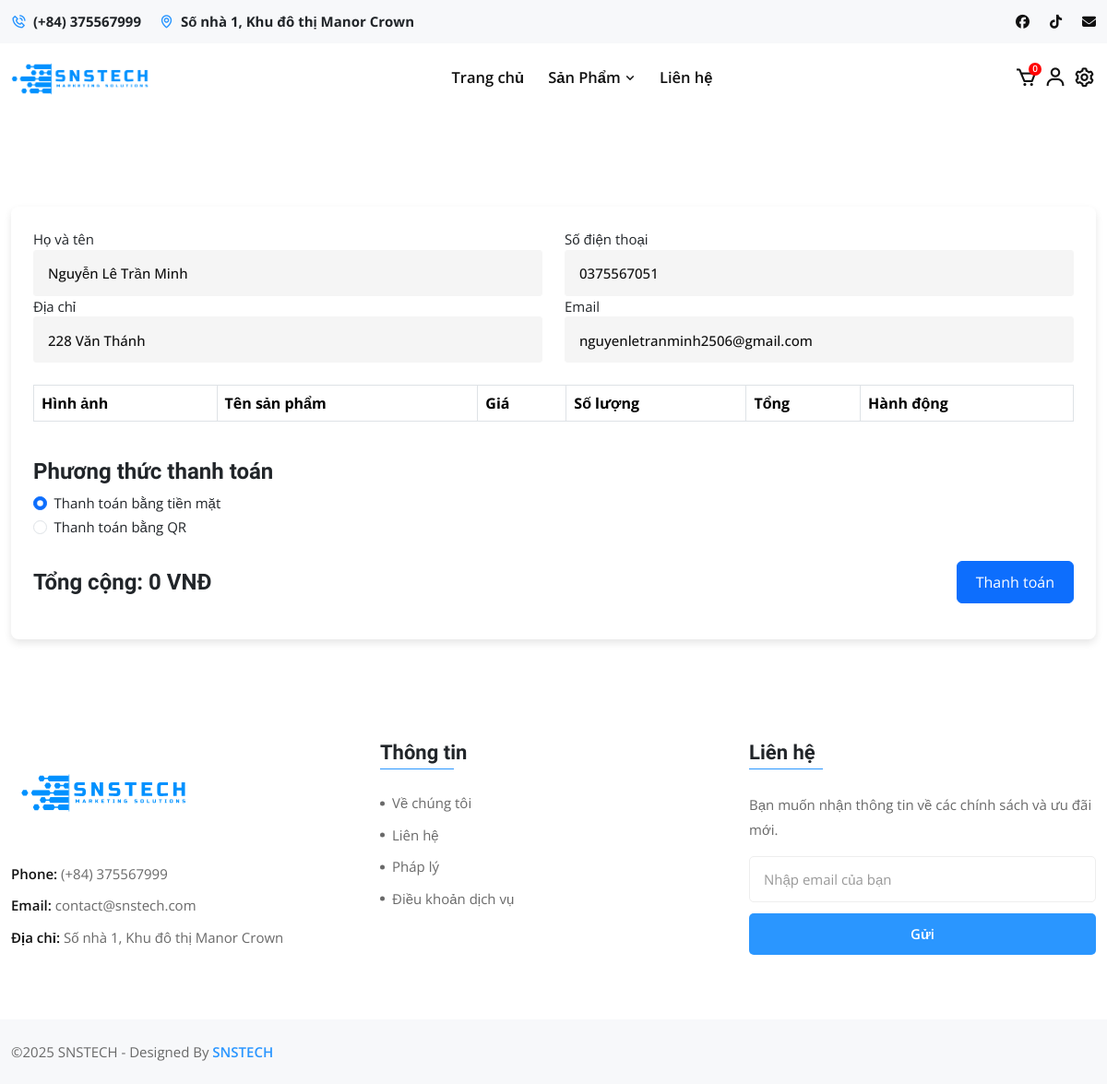
The app's page /page/checkout.php (signed in) with its own data.
### tables this page shows
CREATE TABLE IF NOT EXISTS `settings` (
  `id` int NOT NULL AUTO_INCREMENT,
  `website_name` varchar(255) NOT NULL,
  `phone` int NOT NULL,
  `address` text NOT NULL,
  `email` varchar(255) NOT NULL,
  `logo` varchar(255) DEFAULT NULL,
  `updated_at` datetime NOT NULL,
  PRIMARY KEY (`id`),
  UNIQUE KEY `uk_settings` (`id`)
);

CREATE TABLE IF NOT EXISTS `users` (
  `id` int NOT NULL AUTO_INCREMENT,
  `name` varchar(100) NOT NULL,
  `email` varchar(100) NOT NULL,
  `password` varchar(255) NOT NULL,
  `created_at` timestamp NULL DEFAULT CURRENT_TIMESTAMP,
  `level` int DEFAULT '1',
  `phone` varchar(15) DEFAULT NULL,
  `address` text,
  PRIMARY KEY (`id`),
  UNIQUE KEY `email` (`email`)
);

### config.php (called while the page is built)
<?php
$host = 'localhost';
$dbname = 'snstech';
$username = 'root';
$password = '';
try {
    $pdo = new PDO("mysql:host=$host;dbname=$dbname", $username, $password);
    $pdo->setAttribute(PDO::ATTR_ERRMODE, PDO::ERRMODE_EXCEPTION);
} catch (PDOException $e) {
    echo "Kết nối thất bại: " . $e->getMessage();
}
try {
    $settings = $pdo->query("SELECT website_name, phone, address, email, logo FROM settings LIMIT 1")->fetch(PDO::FETCH_ASSOC);
} catch (Exception $e) {
    error_log("Error fetching settings: " . $e->getMessage());
    $settings = null;
}
?>

### page/checkout.php (the view, shortened to what this page needs)
<?php
include '../config.php';
include './../include/head.php';
$user = null;
if (isset($_SESSION['user_id'])) {
    try {
        $stmt = $pdo->prepare("SELECT name, phone, address, email FROM users WHERE id = ?");
        $stmt->execute([$_SESSION['user_id']]);
        $user = $stmt->fetch(PDO::FETCH_ASSOC);
    } catch (Exception $e) {
        error_log("Error fetching user: " . $e->getMessage());
    }
}
?>
<body cz-shortcut-listen="true">
    <?php include '../include/tophead.php'; ?>
    <?php include '../include/topbar.php'; ?>
    <section class="cart-area pt-70 pb-40" style="padding-top: 100px;">
        <div class="container">
            <div class="row">
                <div class="col-12">
                    <div class="cart-container bg-white" style="background-color: #ffffff; padding: 1.5rem; border-radius: 8px; box-shadow: 0 4px 8px rgba(0, 0, 0, 0.1);">
                        <form id="checkout-form">
                            <div class="row">
                                <div class="form-group col-md-6">
                                    <label>Họ và tên</label>
                                    <input type="text" id="name" name="name" class="form-control" placeholder="Nhập họ và tên" value="<?php echo isset($user['name']) ? htmlspecialchars($user['name']) : ''; ?>" required>
                                </div>
                                <div class="form-group col-md-6">
                                    <label>Số điện thoại</label>
                                    <input type="tel" id="phone" name="phone" class="form-control" placeholder="Nhập số điện thoại" pattern="[0-9]{10,11}" value="<?php echo isset($user['phone']) ? htmlspecialchars($user['phone']) : ''; ?>" required>
                                </div>
                                <div class="form-group col-md-6">
                                    <label>Địa chỉ</label>
                                    <input type="text" id="address" name="address" class="form-control" placeholder="Nhập địa chỉ" value="<?php echo isset($user['address']) ? htmlspecialchars($user['address']) : ''; ?>" required>
                                </div>
                                <div class="form-group col-md-6">
                                    <label>Email</label>
                                    <input type="email" id="email" name="email" class="form-control" placeholder="Nhập email" value="<?php echo isset($user['email']) ? htmlspecialchars($user['email']) : ''; ?>" required>
                                </div>
                            </div>
                            <div id="cart-items" class="table-responsive mt-4">
                                <table class="table table-bordered">
                                    <thead>
                                        <tr>
                                            <th>Hình ảnh</th>
                                            <th>Tên sản phẩm</th>
                                            <th>Giá</th>
                                            <th>Số lượng</th>
                                            <th>Tổng</th>
                                            <th>Hành động</th>
                                        </tr>
                                    </thead>
                                </table>
                            </div>
                            <div class="mt-4">
                                <h4>Phương thức thanh toán</h4>
                                <div class="form-check">
                                    <input class="form-check-input" type="radio" name="payment_method" id="cash" value="cash" checked>
                                    <label class="form-check-label" for="cash">Thanh toán bằng tiền mặt</label>
                                </div>
                                <div class="form-check">
                                    <input class="form-check-input" type="radio" name="payment_method" id="qr" value="qr">
                                    <label class="form-check-label" for="qr">Thanh toán bằng QR</label>
                                </div>
                            </div>
                            <div class="mt-4" style="display: flex; justify-content: space-between; align-items: center; flex-wrap: nowrap; gap: 1rem;">
                                <h4 style="margin: 0; white-space: nowrap;">Tổng cộng: <span id="cart-total">0 VNĐ</span></h4>
                                <button type="submit" class="btn btn-primary" style="padding: 10px 20px; white-space: nowrap;">Thanh toán</button>
                            </div>
                        </form>
                    </div>
                </div>
            </div>
        </div>
    </section>
    <?php include './../include/footer.php'; ?>
</body>
</html>

### include/tophead.php
<div class="top-header">
        <div class="container">
            <div class="row align-items-center">
                <div class="col-lg-6 col-md-7">
                    <ul class="top-header-contact-info">
                        <li><i class="bx bx-phone-call"></i><b>(+84) <?php echo isset($settings['phone']) && $settings['phone'] ? htmlspecialchars($settings['phone']) : 'Chưa cài đặt'; ?></b>
                        </li>
                        <li><i class="bx bx-map"></i><b><?php echo isset($settings['address']) && $settings['address'] ? htmlspecialchars($settings['address']) : 'Chưa cài đặt'; ?></b>
                        </li>
                    </ul>
                </div>
                <div class="col-lg-6 col-md-5">
                    <ul class="top-header-menu">
                        <li><a href="#"><i class="fa-brands fa-facebook"></i></a>
                        </li>
                        <li><a href="#"><i class="fa-brands fa-tiktok"></i></a>
                        </li>
                        <li><a href="#"><i class="fa-solid fa-envelope"></i></a>
                        </li>
                    </ul>
                </div>
            </div>
        </div>
    </div>

### include/topbar.php (shortened to what this page needs)
<div class="navbar-area">
    <div class="drodo-nav">
        <div class="container">
            <nav class="navbar navbar-expand-md navbar-light">
                <a href="/">
                    <?php echo isset($settings['logo']) && $settings['logo'] ? '<img src="' . htmlspecialchars($settings['logo']) . '" alt="Logo" style="max-width: 150px;">' : 'Chưa cài đặt'; ?>
                </a>
                <div class="collapse navbar-collapse mean-menu" style="display: block;">
                    <ul class="navbar-nav">
                        <li class="nav-item"><a href="/" class="nav-link">Trang chủ</a></li>
                        <li class="nav-item">
                            <a href="#" class="nav-link">Sản Phẩm <i class="bx bx-chevron-down"></i></a>
                        </li>
                        <li class="nav-item"><a href="mailto:<?php echo isset($settings['email']) && $settings['email'] ? htmlspecialchars($settings['email']) : 'Chưa cài đặt'; ?>" class="nav-link">Liên hệ</a></li>
                    </ul>
                    <div class="others-option">
                        <div class="option-item">
                            <div class="cart-btn">
                                <a href="/cart" class="cart-icon" title="Giỏ hàng">
                                    <i class='bx bx-cart'></i>
                                    <span id="cart-count" class="cart-count">0</span>
                                </a>
                                <?php if (isset($_SESSION['user_id'])): ?>
                                    <a href="/account" title="Tài khoản">
                                        <i class='bx bx-user'></i>
                                    </a>
                                    <?php if (isset($_SESSION['user_level']) && $_SESSION['user_level'] == 2): ?>
                                        <a href="/admin" title="Cài đặt">
                                            <i class='bx bx-cog'></i>
                                        </a>
                                    <?php endif; ?>
                                <?php else: ?>
                                    <a href="/auth/login">
                                        <button class="btn" style="border: 2px solid grey; border-radius: 50px;">Đăng Nhập</button>
                                    </a>
                                <?php endif; ?>
                            </div>
                        </div>
                    </div>
                </div>
            </nav>
        </div>
    </div>
</div>

### include/footer.php (shortened to what this page needs)
<footer class="footer-area">
        <div class="container">
            <div class="row">
                <div class="col-lg-4 col-sm-6 col-md-6">
                    <div class="single-footer-widget">
                        <a href="/" class="logo d-inline-block"><img src="/assets/img/snstech.svg" alt="image" style="width: 200px;">
                        </a>
                        <ul class="footer-contact-info">
                            <li><span>Phone:</span> (+84) <?php echo isset($settings['phone']) && $settings['phone'] ? htmlspecialchars($settings['phone']) : 'Chưa cài đặt'; ?>
                            </li>
                            <li><span>Email:</span> <?php echo isset($settings['email']) && $settings['email'] ? htmlspecialchars($settings['email']) : 'Chưa cài đặt'; ?>
                            </li>
                            <li><span>Địa chỉ:</span> <?php echo isset($settings['address']) && $settings['address'] ? htmlspecialchars($settings['address']) : 'Chưa cài đặt'; ?>
                            </li>
                        </ul>
                    </div>
                </div>
                <div class="col-lg-4 col-sm-6 col-md-6">
                    <div class="single-footer-widget">
                        <h3>Thông tin</h3>
                        <ul class="link-list">
                            <li><a href="#">Về chúng tôi</a>
                            </li>
                            <li><a href="#">Liên hệ</a>
                            </li>
                            <li><a href="#">Pháp lý</a>
                            </li>
                            <li><a href="#">Điều khoản dịch vụ</a>
                            </li>
                        </ul>
                    </div>
                </div>
                <div class="col-lg-4 col-sm-6 col-md-6">
                    <div class="single-footer-widget">
                        <h3>Liên hệ</h3>
                        <p>Bạn muốn nhận thông tin về các chính sách và ưu đãi mới.</p>
                        <form class="newsletter-form" data-bs-toggle="validator" novalidate="true">
                            <input type="text" class="input-newsletter" placeholder="Nhập email của bạn" required="" autocomplete="off">
                            <button type="submit" class="default-btn disabled" style="pointer-events: all; cursor: pointer;">Gửi</button>
                        </form>
                    </div>
                </div>
            </div>
        </div>
        <div class="footer-bottom-area">
            <div class="container">
                <div class="row align-items-center">
                    <div class="col-lg-6 col-md-6">
                        <p>©2025 <?php echo isset($settings['website_name']) && $settings['website_name'] ? htmlspecialchars($settings['website_name']) : 'Chưa cài đặt'; ?> - Designed By <a href="#"><?php echo isset($settings['website_name']) && $settings['website_name'] ? htmlspecialchars($settings['website_name']) : 'Chưa cài đặt'; ?></a>
                        </p>
                    </div>
                </div>
            </div>
        </div>
    </footer>

### records on screen
settings: phone "375567999", address "Số nhà 1, Khu đô thị Manor Crown", logo (picture), email "contact@snstech.com", website_name "SNSTECH"
users: name "Nguyễn Lê Trần Minh", phone "0375567051", address "228 Văn Thánh", email "nguyenletranminh2506@gmail.com"
